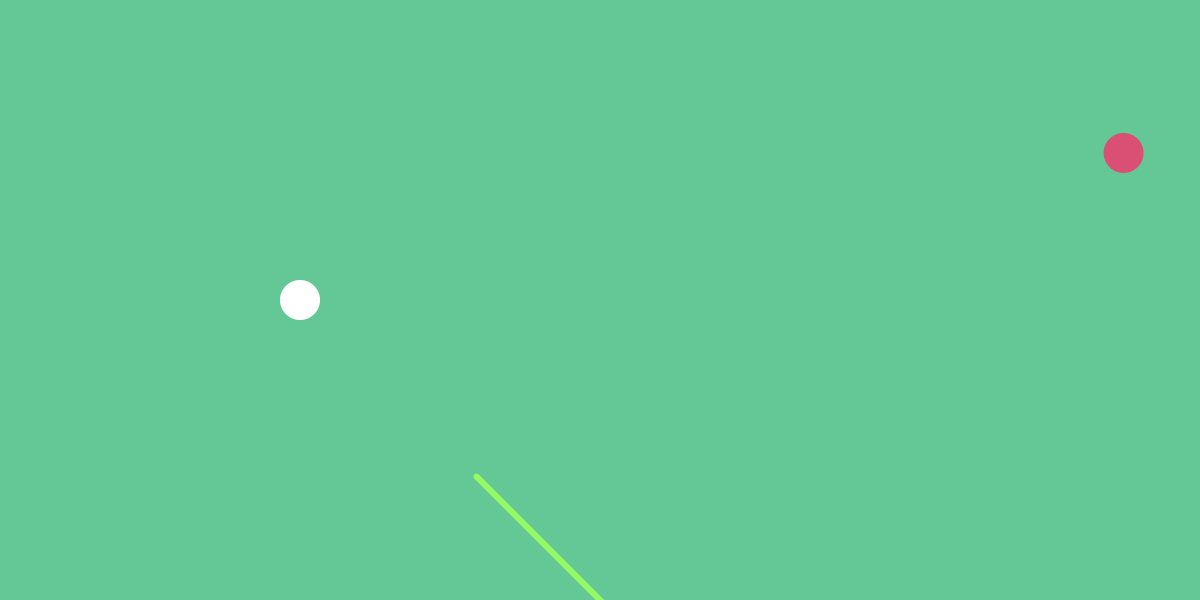
Frame 1 (no input)
Frame 60 (the mouse pressed at the canvas centre just before this capture): identical to frame 1, image omitted
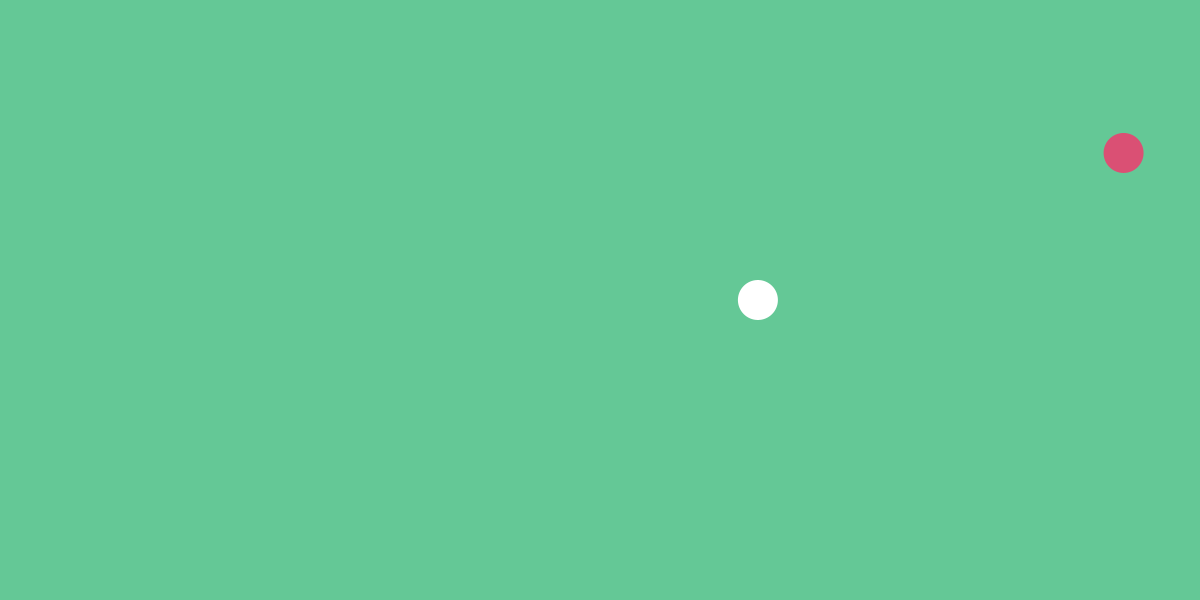
Frame 120 (the mouse held since frame 60 and released just before this capture)

The Processing sketch that drew these frames (run headless with seeded random() and noise(); from frame 60 on, the mouse is pressed at the canvas centre):

// Processing sketch: Eight_Ball_Pool
// ── Eight_Ball_Pool.pde
Ball[] balls = new Ball[2];
boolean stopped, lastPressed;

void setup() {
  size(1200, 600);
  for (int i = 0; i < balls.length; i++) {
    balls[i] = new Ball(i);
  }
}

void draw() {
  background(100, 200, 150);
  stopped = true;
  for (int i = 0; i < balls.length; i++) {
    if (balls[i].speed > 0.1)
      stopped = false;
  }
  for (int i = 0; i < balls.length; i++) {
    balls[i].update();
  }
}




class Ball {
  float x, y, degrees, radius, speed;
  float r, g, b;
  int pos;

  Ball(int pos_) {
    pos = pos_;
    radius = 20;
    x = random(radius, width-radius);
    y = random(radius, height-radius);
    if (pos == 0) {
      r = g = b = 255;
      x = width/4;
      y = height/2;
    } else {
      r = random(255);
      g = random(255);
      b = random(255);
    }
  }

  void update() {
    //Friction
    if (speed > 0)
      speed -= 0.1;
    if (speed < 0.1)
      speed =0;

    //Cue code
    if (stopped && pos == 0) {
      float draw = constrain(dist(x, y, mouseX, mouseY), radius, 250);
      float deg = degrees(atan2(mouseY-y, mouseX-x));
      if (deg < 0)
        deg = map(deg, 0, -180, 360, 180);
      strokeWeight(6);
      stroke(150, 250, 100);
      line(x+cos(radians(deg+180))*(draw+300), y+sin(radians(deg+180))*(draw+300), x+cos(radians(deg+180))*draw, y+sin(radians(deg+180))*draw);
      if (mousePressed &! lastPressed) {
        speed = draw/10;
        degrees = deg;
      }
    }

    //Ball collisions
    for (int i = 0; i < balls.length; i++) {
      if (i != pos && dist(x, y, balls[i].x, balls[i].y) <= radius + balls[i].radius) {
        degrees = collision(degrees, degrees(atan2(y-balls[i].y, x-balls[i].x))+180);
        balls[i].degrees = degrees(atan2(y-balls[i].y, x-balls[i].x))+180;
        float power = degrees(atan2(y-balls[i].y, x-balls[i].x))+180;
        if (power < 0)
          power += 1;
        if (pos == 0)
          println(power);
        //degrees = collision(degrees, degrees(atan2(y-balls[i].y, x-balls[i].x))+180);
      }
    }

    //Wall collisions
    if (x <= radius) {
      degrees = collision (degrees, 90);
      x = radius;
    }
    if (x >= width-radius) {
      degrees = collision (degrees, 270);
      x = width-radius;
    }
    if (y <= radius) {
      degrees = collision (degrees, 360);
      y = radius;
    }
    if (y >= height-radius) {
      degrees = collision (degrees, 0);
      y = height-radius;
    }
    
    //degrees corretion
    if (degrees < 0)
      degrees += 360;
    else if (degrees > 360)
      degrees -= 360;
    if (pos == 0)
      //println(degrees);

    //Update ball
    x += cos(radians(degrees))*speed;
    y += sin(radians(degrees))*speed;
    noStroke();
    fill(r, g, b);
    ellipse(x, y, radius*2, radius*2);
  }
}

float collision(float degrees, float mirror) {
  float b = degrees-mirror;
  float c = mirror + 180 +(180-b);
  return c;
}
